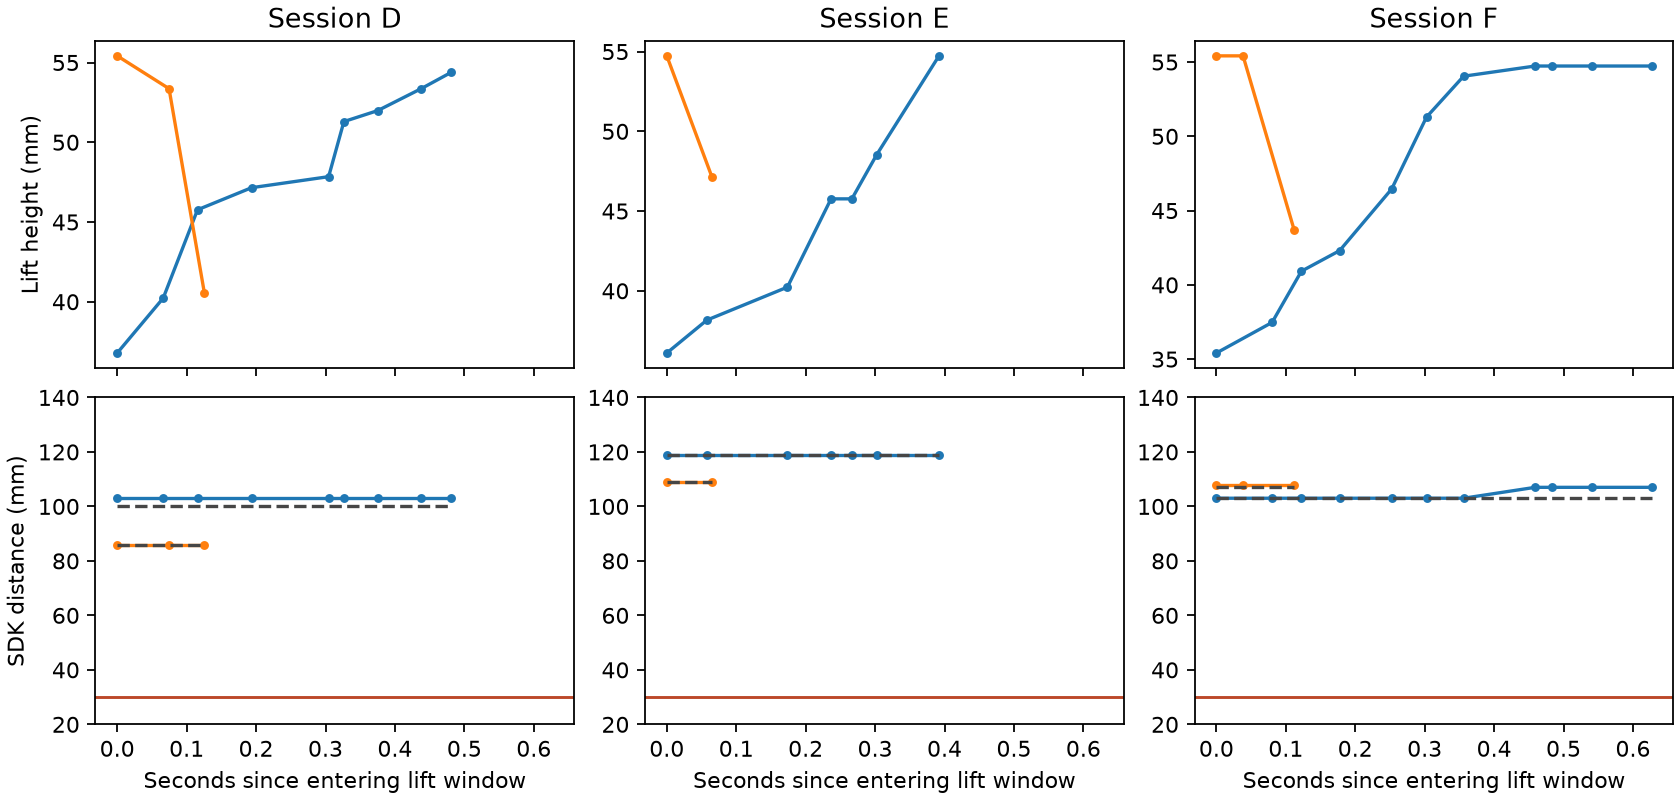

This chart was generated by the following Python code:
"""Measure held returns through stationary fork crossings in the six shelf sessions."""
import csv
import gzip
from pathlib import Path

import matplotlib.pyplot as plt
import numpy as np

HERE = Path(__file__).resolve().parent
BASE = HERE.parent


def read(session, name):
    with gzip.open(BASE / session / (name + ".csv.gz"), "rt") as stream:
        return list(csv.DictReader(stream))


def values(rows, name):
    return np.array([float(r[name]) if r[name] else np.nan for r in rows])


def bracketed(session):
    states, ranges = read(session, "robot"), read(session, "range")
    assert [r["receipt_s"] for r in states] == [r["receipt_s"] for r in ranges]
    t, h, x, y, yaw, origin, left, right = (values(states, k) for k in
        ("receipt_s", "lift_mm", "x_mm", "y_mm", "yaw_rad", "origin", "left_mmps", "right_mmps"))
    distance, quality = (values(ranges, k) for k in ("distance_mm", "signal_quality"))
    dock = (values(states, "status").astype(int) & 0x1000) != 0
    still = (abs(left) <= 1) & (abs(right) <= 1) & np.isfinite(distance)
    split = (np.diff(t) > .2) | (np.diff(origin) != 0) | (dock[1:] != dock[:-1])
    bounds = np.flatnonzero(np.r_[True, (still[1:] != still[:-1]) | split, True])
    for a, b in zip(bounds, bounds[1:]):
        if not still[a] or np.hypot(np.ptp(x[a:b]), np.ptp(y[a:b])) > 2:
            continue
        if np.ptp(np.unwrap(yaw[a:b])) > np.deg2rad(2):
            continue
        clear = (h[a:b] < 34) | (h[a:b] > 56)
        edges = np.r_[a, a + 1 + np.flatnonzero(clear[1:] != clear[:-1]), b]
        for k in range(1, len(edges)-2):
            i, j = edges[k:k+2]
            if clear[i-a]:
                continue
            before = np.arange(edges[k-1], i)
            after = np.arange(j, edges[k+2])
            before = before[(t[i]-t[before] <= 1) & (t[i]-t[before] >= .15)]
            after = after[(t[after]-t[j] <= 1) & (t[after]-t[j] >= .15)]
            if min(len(before), len(after)) < 3:
                continue
            pre, post = np.median(distance[before]), np.median(distance[after])
            if abs(pre-post) > 20 or min(pre, post) < 45:
                continue
            yield dock[i], t[i:j], h[i:j], distance[i:j], quality[i:j], distance[i-1], quality[i-1]


fig, axes = plt.subplots(2, 3, sharex=True, figsize=(10.5, 5), layout="constrained")
with (HERE / "crossings.csv").open("w", newline="") as f:
    writer = csv.writer(f, lineterminator="\n")
    writer.writerow(["session", "on_dock", "start_s", "reports", "same_as_entry", "fresh_mae_mm", "hold_mae_mm"])
    for session in "ABCDEF":
        for dock, ts, h, d, q, d0, q0 in bracketed(session):
            writer.writerow([session, int(dock), ts[0], len(ts), sum((d==d0) & (q==q0)),
                             np.mean(abs(d-30)), np.mean(abs(d-d0))])
            if dock and session in "DEF":
                col = "DEF".index(session)
                elapsed = ts - ts[0]
                axes[0,col].plot(elapsed, h, ".-")
                axes[1,col].plot(elapsed, d, ".-")
                axes[1,col].plot(elapsed, np.full(len(ts),d0), "--", color="#464646")
                axes[0,col].set_title("Session " + session)
for ax in axes[1]:
    ax.axhline(30, color="#bc4829", lw=1.3)
    ax.set(xlabel="Seconds since entering lift window", ylim=(20,140))
axes[0,0].set_ylabel("Lift height (mm)")
axes[1,0].set_ylabel("SDK distance (mm)")
fig.savefig(HERE / "crossings.png", dpi=160)
